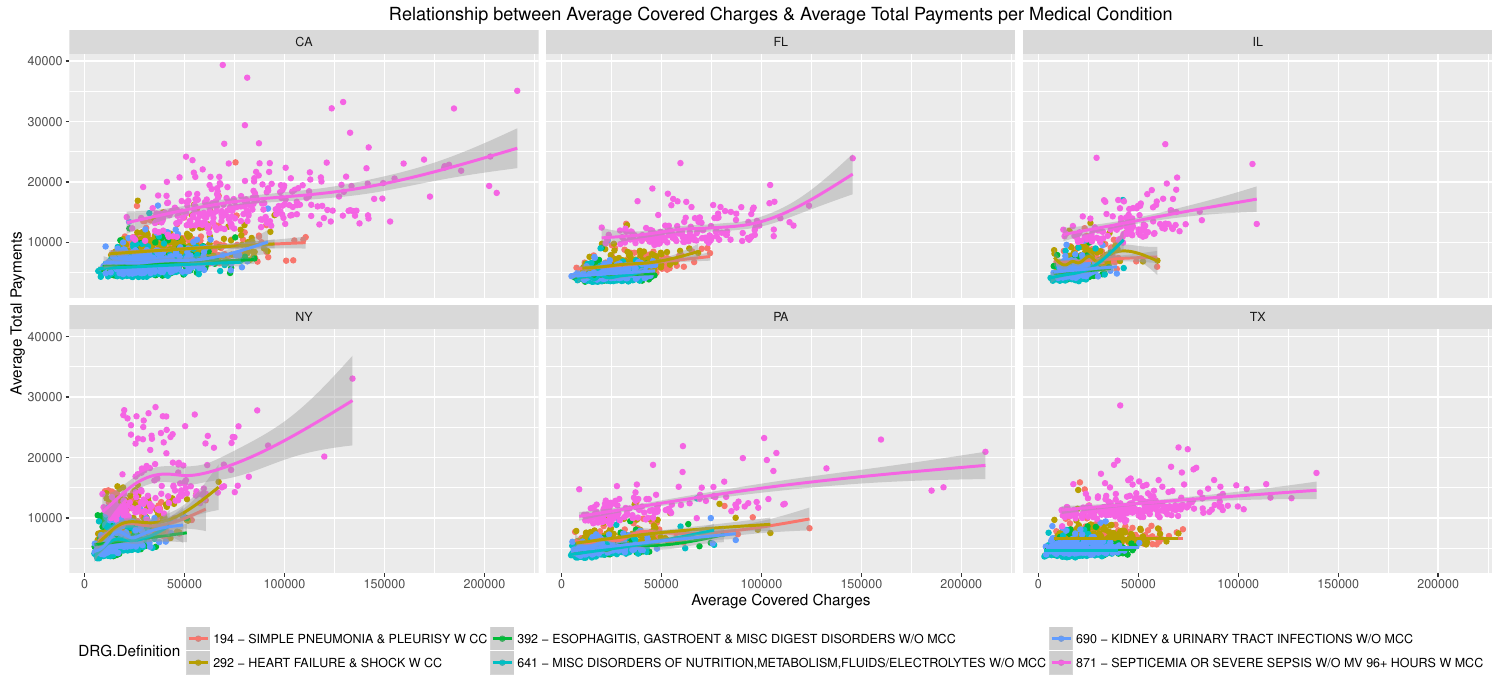

This chart was generated by the following R code:
library(ggplot2)

##Read file
data <- read.csv("payments.csv")

pdf(file = "plot2.pdf", 15, 7)
qplot(Average.Covered.Charges, Average.Total.Payments, data = data, geom = c("point", "smooth"), facets = ~Provider.State, colour = DRG.Definition, xlab = "Average Covered Charges", ylab = "Average Total Payments", main = "Relationship between Average Covered Charges & Average Total Payments per Medical Condition") + theme(legend.position = "bottom")
dev.off()
